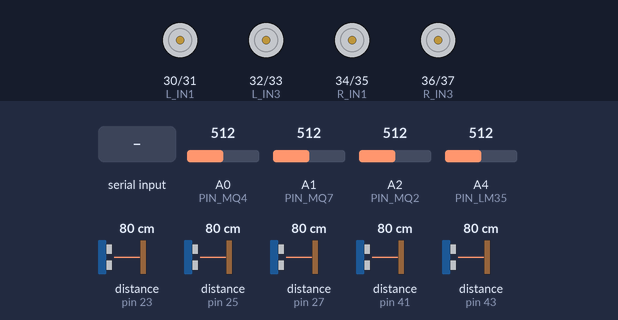
Simulated run of this sketch. Board: Arduino Mega 2560, built with avr-gcc and run on an emulated ATmega2560. Parts: motor-driver pin pairs drawn as motors (green arrow = first pin HIGH = forward, orange = second pin HIGH = backward, longer = more drive). Wiring (inferred from the names in the program): 5 × ultrasonic range finder: trigger pin 22, echo pin 23 / trigger pin 24, echo pin 25 / trigger pin 26, echo pin 27 / trigger pin 40, echo pin 41 / trigger pin 42, echo pin 43. Inputs (shaded band) come from the test bench; at power-on: A0 (PIN_MQ4) = 512, A1 (PIN_MQ7) = 512, A2 (PIN_MQ2) = 512, A4 (PIN_LM35) = 512, distance to the obstacle (sensors on pin 23, pin 25, pin 27, pin 41, pin 43) 80 cm. The echo pulse lasts 58.3 µs per cm; what the sketch prints to the serial monitor is not drawn.

Above: at 1.7 s.
1.8 s: "F\n" received over Serial
At 3.0 s:
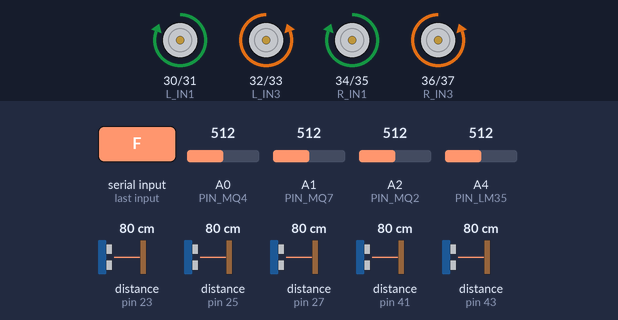
3.3 s: byte 83 ('S') received over Serial
At 4.2 s:
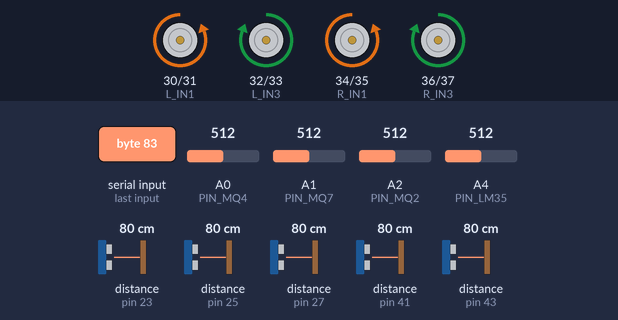
4.8 s: byte 65 ('A') received over Serial
At 5.4 s:
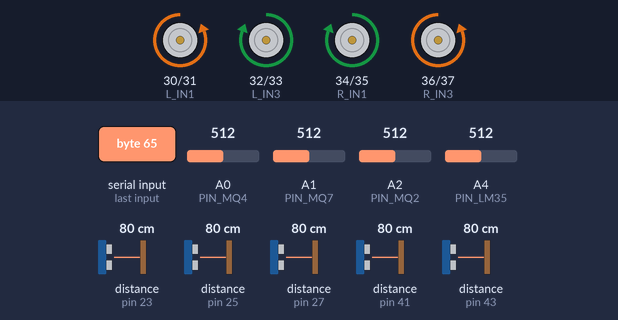
6.3 s: byte 68 ('D') received over Serial
At 7.5 s:
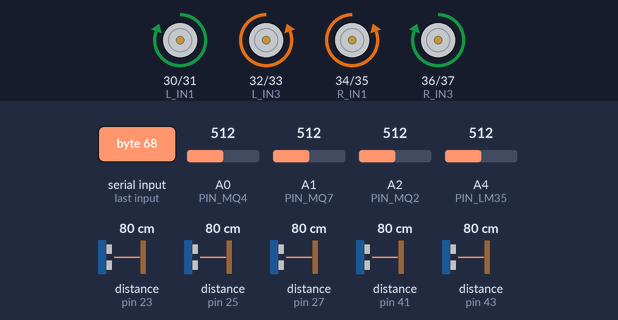
7.8 s: "w\n" received over Serial
At 8.9 s:
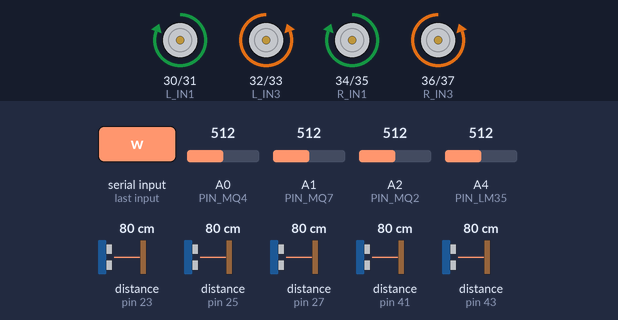
9.3 s: "s\n" received over Serial
At 10.0 s:
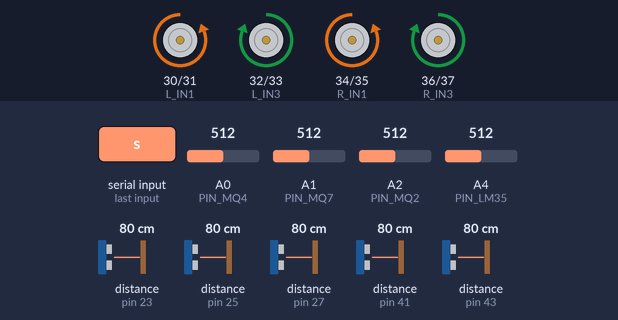
Timing chart, 0 to 11.8 s (numbered marks = the images above; inputs shaded):
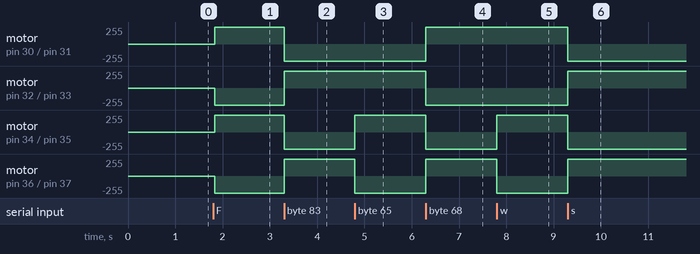

Measured:
- after the input at 1.8 s, motor on pin 30 (L_IN1) / pin 31 (L_IN2), motor on pin 34 (R_IN1) / pin 35 (R_IN2): stopped → forward 255/255 at once; motor on pin 32 (L_IN3) / pin 33 (L_IN4), motor on pin 36 (R_IN3) / pin 37 (R_IN4): stopped → backward 255/255 at once
- after the input at 3.3 s, motor on pin 30 (L_IN1) / pin 31 (L_IN2), motor on pin 34 (R_IN1) / pin 35 (R_IN2): forward 255/255 → backward 255/255 at once; motor on pin 32 (L_IN3) / pin 33 (L_IN4), motor on pin 36 (R_IN3) / pin 37 (R_IN4): backward 255/255 → forward 255/255 at once
- after the input at 4.8 s, motor on pin 34 (R_IN1) / pin 35 (R_IN2): backward 255/255 → forward 255/255 at once; motor on pin 36 (R_IN3) / pin 37 (R_IN4): forward 255/255 → backward 255/255 at once
- after the input at 6.3 s, motor on pin 30 (L_IN1) / pin 31 (L_IN2), motor on pin 36 (R_IN3) / pin 37 (R_IN4): backward 255/255 → forward 255/255 at once; motor on pin 32 (L_IN3) / pin 33 (L_IN4), motor on pin 34 (R_IN1) / pin 35 (R_IN2): forward 255/255 → backward 255/255 at once
- after the input at 7.8 s, motor on pin 34 (R_IN1) / pin 35 (R_IN2): backward 255/255 → forward 255/255 at once; motor on pin 36 (R_IN3) / pin 37 (R_IN4): forward 255/255 → backward 255/255 at once
- after the input at 9.3 s, motor on pin 30 (L_IN1) / pin 31 (L_IN2), motor on pin 34 (R_IN1) / pin 35 (R_IN2): forward 255/255 → backward 255/255 at once; motor on pin 32 (L_IN3) / pin 33 (L_IN4), motor on pin 36 (R_IN3) / pin 37 (R_IN4): backward 255/255 → forward 255/255 at once

The sketch:

mine_rover_mega.ino
```cpp
/*
 * ==============================================================================
 * AI-POWERED UNDERGROUND MINE SAFETY, MONITORING AND RESCUE SYSTEM
 * Arduino Mega 2560 Firmware - Slow Speed PWM & Fixed Right Polarities
 * Problem Statement ID: 26039 (Govt. of Jharkhand)
 * ==============================================================================
 */

// --- ULTRASONIC PINS ---
const int TRIG_FRONT = 22;
const int ECHO_FRONT = 23;
const int TRIG_LEFT  = 24;
const int ECHO_LEFT  = 25;
const int TRIG_RIGHT = 26;
const int ECHO_RIGHT = 27;

// New 180-degree multi-angle sensors
const int TRIG_FRONT_LEFT  = 40;
const int ECHO_FRONT_LEFT  = 41;
const int TRIG_FRONT_RIGHT = 42;
const int ECHO_FRONT_RIGHT = 43;

// --- GAS & ENVIRONMENTAL SENSOR PINS ---
const int PIN_MQ4  = A0;  // Methane
const int PIN_MQ7  = A1;  // Carbon Monoxide
const int PIN_MQ2  = A2;  // Smoke / Flammable Gas
const int PIN_LM35 = A4;  // LM35 Temperature Sensor

// --- MOTOR PINS ---
// Left Motors (Driver 1: M1 Front Left, M3 Rear Left)
const int L_IN1 = 30; // M1 Front Left (+)
const int L_IN2 = 31; // M1 Front Left (-)
const int L_IN3 = 32; // M3 Rear Left  (+)
const int L_IN4 = 33; // M3 Rear Left  (-)

// Right Motors (Driver 2: M2 Front Right, M4 Rear Right)
const int R_IN1 = 34; // M2 Front Right (+)
const int R_IN2 = 35; // M2 Front Right (-)
const int R_IN3 = 36; // M4 Rear Right  (+)
const int R_IN4 = 37; // M4 Rear Right  (-)

// --- PWM SPEED LEVEL (0 - 255) ---
// 140 gives gentle, smooth rotation without huge inrush current on 9V batteries
const int ROVER_SPEED = 140;

// --- SAFETY THRESHOLDS ---
const int OBSTACLE_THRESHOLD_CM = 5; // Auto-stop if obstacle <= 5cm ahead (range 4-5cm)

// --- VARIABLES ---
long distFront = 100, distLeft = 100, distRight = 100;
long distFrontLeft = 100, distFrontRight = 100;
int valMQ4 = 0, valMQ7 = 0, valMQ2 = 0;
float tempC = 0.0;
char currentMotion = 'S';
unsigned long lastTelemetryTime = 0;
const unsigned long TELEMETRY_INTERVAL = 100;

// Function prototypes
long readUltrasonic(int trigPin, int echoPin);
float readLM35(int pin);
void setIndividualMotorsPWM(int m1_a, int m1_b, int m3_a, int m3_b, int m2_a, int m2_b, int m4_a, int m4_b);
void moveForward();
void moveBackward();
void turnLeft();
void turnRight();
void stopMotors();
void executeCommand(char cmd);

void setup() {
  Serial.begin(115200);

  // Ultrasonic Pins
  pinMode(TRIG_FRONT, OUTPUT);
  pinMode(ECHO_FRONT, INPUT);
  pinMode(TRIG_LEFT,  OUTPUT);
  pinMode(ECHO_LEFT,  INPUT);
  pinMode(TRIG_RIGHT, OUTPUT);
  pinMode(ECHO_RIGHT, INPUT);
  pinMode(TRIG_FRONT_LEFT, OUTPUT);
  pinMode(ECHO_FRONT_LEFT, INPUT);
  pinMode(TRIG_FRONT_RIGHT, OUTPUT);
  pinMode(ECHO_FRONT_RIGHT, INPUT);

  // Motor Pins
  pinMode(L_IN1, OUTPUT);
  pinMode(L_IN2, OUTPUT);
  pinMode(L_IN3, OUTPUT);
  pinMode(L_IN4, OUTPUT);
  pinMode(R_IN1, OUTPUT);
  pinMode(R_IN2, OUTPUT);
  pinMode(R_IN3, OUTPUT);
  pinMode(R_IN4, OUTPUT);

  stopMotors();

  delay(500);
  Serial.println(F("{\"status\":\"ROVER_READY\",\"baud\":115200}"));
}

void loop() {
  if (Serial.available() > 0) {
    char cmd = Serial.read();
    if (cmd != '\r' && cmd != '\n') {
      executeCommand(cmd);
    }
  }

  unsigned long now = millis();
  if (now - lastTelemetryTime >= TELEMETRY_INTERVAL) {
    lastTelemetryTime = now;

    distFront = readUltrasonic(TRIG_FRONT, ECHO_FRONT);
    distLeft  = readUltrasonic(TRIG_LEFT,  ECHO_LEFT);
    distRight = readUltrasonic(TRIG_RIGHT, ECHO_RIGHT);
    distFrontLeft  = readUltrasonic(TRIG_FRONT_LEFT,  ECHO_FRONT_LEFT);
    distFrontRight = readUltrasonic(TRIG_FRONT_RIGHT, ECHO_FRONT_RIGHT);

    valMQ4 = analogRead(PIN_MQ4);
    valMQ7 = analogRead(PIN_MQ7);
    valMQ2 = analogRead(PIN_MQ2);
    tempC  = readLM35(PIN_LM35);

    if (currentMotion == 'F' && distFront > 0 && distFront < OBSTACLE_THRESHOLD_CM) {
      stopMotors();
      currentMotion = 'S';
    }

    Serial.print(F("{\"front\":"));
    Serial.print(distFront);
    Serial.print(F(",\"left\":"));
    Serial.print(distLeft);
    Serial.print(F(",\"right\":"));
    Serial.print(distRight);
    Serial.print(F(",\"front_left\":"));
    Serial.print(distFrontLeft);
    Serial.print(F(",\"front_right\":"));
    Serial.print(distFrontRight);
    Serial.print(F(",\"mq4\":"));
    Serial.print(valMQ4);
    Serial.print(F(",\"mq7\":"));
    Serial.print(valMQ7);
    Serial.print(F(",\"mq2\":"));
    Serial.print(valMQ2);
    Serial.print(F(",\"temp\":"));
    Serial.print(tempC, 1);
    Serial.print(F(",\"motion\":\""));
    Serial.print(currentMotion);
    Serial.println(F("\"}"));
  }
}

long readUltrasonic(int trigPin, int echoPin) {
  digitalWrite(trigPin, LOW);
  delayMicroseconds(2);
  digitalWrite(trigPin, HIGH);
  delayMicroseconds(10);
  digitalWrite(trigPin, LOW);

  long duration = pulseIn(echoPin, HIGH, 25000);
  if (duration == 0) return 400;
  return duration * 0.0343 / 2;
}

float readLM35(int pin) {
  int raw = analogRead(pin);
  return raw * (5.0 / 1023.0) * 100.0;
}

void executeCommand(char cmd) {
  switch (cmd) {
    case 'W':
    case 'w':
    case 'F':
    case 'f':
      if (distFront > 0 && distFront < OBSTACLE_THRESHOLD_CM) {
        stopMotors();
        currentMotion = 'S';
      } else {
        moveForward();
        currentMotion = 'F';
      }
      break;

    case 'S':
    case 's':
    case 'B':
    case 'b':
      moveBackward();
      currentMotion = 'B';
      break;

    case 'A':
    case 'a':
    case 'L':
    case 'l':
      turnLeft();
      currentMotion = 'L';
      break;

    case 'D':
    case 'd':
    case 'R':
    case 'r':
      turnRight();
      currentMotion = 'R';
      break;

    case ' ':
    case 'X':
    case 'x':
    case 'Q':
    case 'q':
    case '0':
      stopMotors();
      currentMotion = 'S';
      break;
  }
}

// Low-power PWM driver: applies ROVER_SPEED (PWM) to active pin, 0 to inactive pin
void setIndividualMotorsPWM(int m1_f, int m1_r, int m3_f, int m3_r, int m2_f, int m2_r, int m4_f, int m4_r) {
  // M1 Front Left
  analogWrite(L_IN1, m1_f ? ROVER_SPEED : 0);
  analogWrite(L_IN2, m1_r ? ROVER_SPEED : 0);
  // M3 Rear Left
  analogWrite(L_IN3, m3_f ? ROVER_SPEED : 0);
  analogWrite(L_IN4, m3_r ? ROVER_SPEED : 0);
  // M2 Front Right
  analogWrite(R_IN1, m2_f ? ROVER_SPEED : 0);
  analogWrite(R_IN2, m2_r ? ROVER_SPEED : 0);
  // M4 Rear Right
  analogWrite(R_IN3, m4_f ? ROVER_SPEED : 0);
  analogWrite(R_IN4, m4_r ? ROVER_SPEED : 0);
}

/*
 * Calibrated Motor Directions & Polarity Alignment:
 * - Left side: M1 and M3 matched
 * - Right side: M2 and M4 matched to rotate forward in unison with left side
 */

void moveForward() {
  // M1 (fwd), M3 (fwd), M2 (fwd), M4 (fwd)
  setIndividualMotorsPWM(1, 0,   0, 1,   1, 0,   0, 1);
}

void moveBackward() {
  // All reverse
  setIndividualMotorsPWM(0, 1,   1, 0,   0, 1,   1, 0);
}

void turnLeft() {
  // Left reverse, Right forward
  setIndividualMotorsPWM(0, 1,   1, 0,   1, 0,   0, 1);
}

void turnRight() {
  // Left forward, Right reverse
  setIndividualMotorsPWM(1, 0,   0, 1,   0, 1,   1, 0);
}

void stopMotors() {
  setIndividualMotorsPWM(0, 0,   0, 0,   0, 0,   0, 0);
}
```
